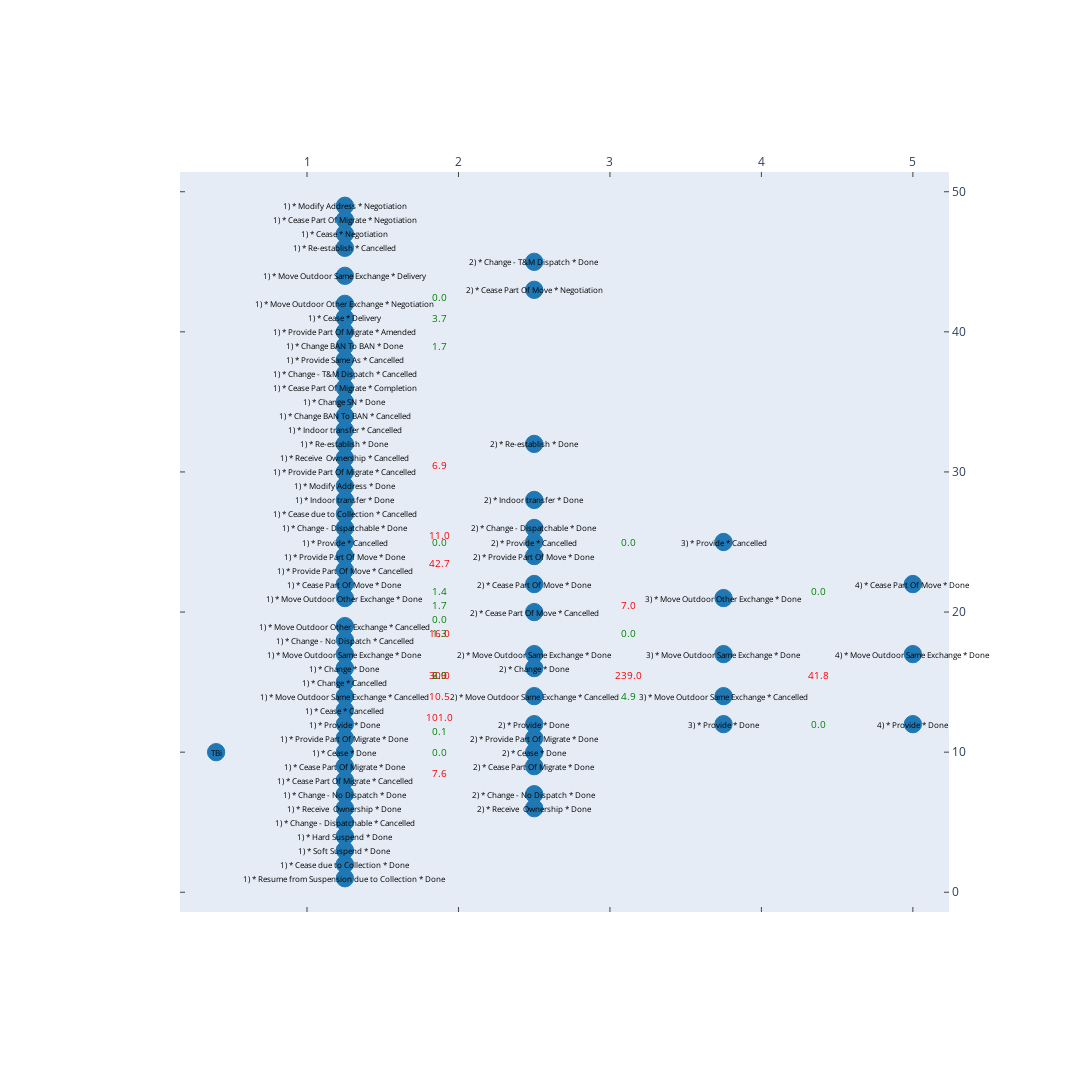

Source (notebook cell):
### Code cell
plotly_fig

### Figure 1 — Plotly figure (JSON) as saved in the notebook; plotly's stock layout.template omitted (floating-point values rounded to 4 significant figures)
{"data": [{"marker": {"color": "rgba(31,120,180,1.0)", "line": {"color": "rgba(31,120,180,1.0)", "width": 1}, "size": 17.32, "symbol": "circle"}, "mode": "markers", "type": "scatter", "x": [1.25, 1.25, 1.25, 1.25, 1.25, 1.25, 2.5, 1.25, 1.25, 1.25, 1.25, 1.25, 2.5, 1.25, 2.5, 2.5, 5, 1.25, 1.25, 2.5, 1.25, 1.25, 1.25, 2.5, 1.25, 2.5, 2.5, 1.25, 1.25, 1.25, 1.25, 2.5, 1.25, 1.25, 2.5, 1.25, 2.5, 2.5, 1.25, 3.75, 1.25, 2.5, 1.25, 3.75, 2.5, 5, 1.25, 1.25, 1.25, 1.25, 1.25, 2.5, 1.25, 1.25, 0.4, 1.25, 5, 1.25, 1.25, 1.25, 3.75, 2.5, 1.25, 1.25, 1.25, 1.25, 1.25, 3.75, 2.5, 1.25, 3.75, 1.25, 2.5], "xaxis": "x", "y": [33, 18, 42, 38, 21, 40, 10, 26, 12, 13, 15, 46, 43, 30, 25, 16, 22, 37, 6, 9, 10, 8, 49, 7, 4, 22, 20, 34, 24, 14, 28, 45, 7, 19, 17, 39, 26, 6, 29, 21, 22, 14, 36, 25, 11, 17, 35, 25, 48, 17, 47, 32, 44, 2, 10, 27, 12, 41, 5, 3, 12, 24, 31, 1, 16, 11, 32, 17, 12, 23, 14, 9, 28], "yaxis": "y"}], "layout": {"annotations": [{"align": "center", "font": {"color": "#000000", "size": 8}, "opacity": 1, "showarrow": false, "text": "1) * Move Outdoor Other Exchange * Cancelled", "x": 1.25, "xanchor": "center", "xref": "x", "y": 19, "yanchor": "middle", "yref": "y"}, {"align": "center", "font": {"color": "#000000", "size": 8}, "opacity": 1, "showarrow": false, "text": "1) * Change - No Dispatch * Cancelled", "x": 1.25, "xanchor": "center", "xref": "x", "y": 18, "yanchor": "middle", "yref": "y"}, {"align": "center", "font": {"color": "#000000", "size": 8}, "opacity": 1, "showarrow": false, "text": "1) * Move Outdoor Other Exchange * Negotiation", "x": 1.25, "xanchor": "center", "xref": "x", "y": 42, "yanchor": "middle", "yref": "y"}, {"align": "center", "font": {"color": "#000000", "size": 8}, "opacity": 1, "showarrow": false, "text": "1) * Provide Same As * Cancelled", "x": 1.25, "xanchor": "center", "xref": "x", "y": 38, "yanchor": "middle", "yref": "y"}, {"align": "center", "font": {"color": "#000000", "size": 8}, "opacity": 1, "showarrow": false, "text": "1) * Provide * Cancelled", "x": 1.25, "xanchor": "center", "xref": "x", "y": 25, "yanchor": "middle", "yref": "y"}, {"align": "center", "font": {"color": "#000000", "size": 8}, "opacity": 1, "showarrow": false, "text": "1) * Provide Part Of Migrate * Amended", "x": 1.25, "xanchor": "center", "xref": "x", "y": 40, "yanchor": "middle", "yref": "y"}, {"align": "center", "font": {"color": "#000000", "size": 8}, "opacity": 1, "showarrow": false, "text": "2) * Cease * Done", "x": 2.5, "xanchor": "center", "xref": "x", "y": 10, "yanchor": "middle", "yref": "y"}, {"align": "center", "font": {"color": "#000000", "size": 8}, "opacity": 1, "showarrow": false, "text": "1) * Change - Dispatchable * Done", "x": 1.25, "xanchor": "center", "xref": "x", "y": 26, "yanchor": "middle", "yref": "y"}, {"align": "center", "font": {"color": "#000000", "size": 8}, "opacity": 1, "showarrow": false, "text": "1) * Provide * Done", "x": 1.25, "xanchor": "center", "xref": "x", "y": 12, "yanchor": "middle", "yref": "y"}, {"align": "center", "font": {"color": "#000000", "size": 8}, "opacity": 1, "showarrow": false, "text": "1) * Cease * Cancelled", "x": 1.25, "xanchor": "center", "xref": "x", "y": 13, "yanchor": "middle", "yref": "y"}, {"align": "center", "font": {"color": "#000000", "size": 8}, "opacity": 1, "showarrow": false, "text": "1) * Change * Cancelled", "x": 1.25, "xanchor": "center", "xref": "x", "y": 15, "yanchor": "middle", "yref": "y"}, {"align": "center", "font": {"color": "#000000", "size": 8}, "opacity": 1, "showarrow": false, "text": "1) * Re-establish * Cancelled", "x": 1.25, "xanchor": "center", "xref": "x", "y": 46, "yanchor": "middle", "yref": "y"}, {"align": "center", "font": {"color": "#000000", "size": 8}, "opacity": 1, "showarrow": false, "text": "2) * Cease Part Of Move * Negotiation", "x": 2.5, "xanchor": "center", "xref": "x", "y": 43, "yanchor": "middle", "yref": "y"}, {"align": "center", "font": {"color": "#000000", "size": 8}, "opacity": 1, "showarrow": false, "text": "1) * Provide Part Of Migrate * Cancelled", "x": 1.25, "xanchor": "center", "xref": "x", "y": 30, "yanchor": "middle", "yref": "y"}, {"align": "center", "font": {"color": "#000000", "size": 8}, "opacity": 1, "showarrow": false, "text": "2) * Change * Done", "x": 2.5, "xanchor": "center", "xref": "x", "y": 16, "yanchor": "middle", "yref": "y"}, {"align": "center", "font": {"color": "#000000", "size": 8}, "opacity": 1, "showarrow": false, "text": "1) * Move Outdoor Same Exchange * Done", "x": 1.25, "xanchor": "center", "xref": "x", "y": 17, "yanchor": "middle", "yref": "y"}, {"align": "center", "font": {"color": "#000000", "size": 8}, "opacity": 1, "showarrow": false, "text": "1) * Cease Part Of Migrate * Completion", "x": 1.25, "xanchor": "center", "xref": "x", "y": 36, "yanchor": "middle", "yref": "y"}, {"align": "center", "font": {"color": "#000000", "size": 8}, "opacity": 1, "showarrow": false, "text": "1) * Receive  Ownership * Done", "x": 1.25, "xanchor": "center", "xref": "x", "y": 6, "yanchor": "middle", "yref": "y"}, {"align": "center", "font": {"color": "#000000", "size": 8}, "opacity": 1, "showarrow": false, "text": "2) * Cease Part Of Migrate * Done", "x": 2.5, "xanchor": "center", "xref": "x", "y": 9, "yanchor": "middle", "yref": "y"}, {"align": "center", "font": {"color": "#000000", "size": 8}, "opacity": 1, "showarrow": false, "text": "1) * Cease Part Of Migrate * Cancelled", "x": 1.25, "xanchor": "center", "xref": "x", "y": 8, "yanchor": "middle", "yref": "y"}, {"align": "center", "font": {"color": "#000000", "size": 8}, "opacity": 1, "showarrow": false, "text": "1) * Re-establish * Done", "x": 1.25, "xanchor": "center", "xref": "x", "y": 32, "yanchor": "middle", "yref": "y"}, {"align": "center", "font": {"color": "#000000", "size": 8}, "opacity": 1, "showarrow": false, "text": "2) * Change - No Dispatch * Done", "x": 2.5, "xanchor": "center", "xref": "x", "y": 7, "yanchor": "middle", "yref": "y"}, {"align": "center", "font": {"color": "#000000", "size": 8}, "opacity": 1, "showarrow": false, "text": "1) * Hard Suspend * Done", "x": 1.25, "xanchor": "center", "xref": "x", "y": 4, "yanchor": "middle", "yref": "y"}, {"align": "center", "font": {"color": "#000000", "size": 8}, "opacity": 1, "showarrow": false, "text": "2) * Cease Part Of Move * Done", "x": 2.5, "xanchor": "center", "xref": "x", "y": 22, "yanchor": "middle", "yref": "y"}, {"align": "center", "font": {"color": "#000000", "size": 8}, "opacity": 1, "showarrow": false, "text": "2) * Cease Part Of Move * Cancelled", "x": 2.5, "xanchor": "center", "xref": "x", "y": 20, "yanchor": "middle", "yref": "y"}, {"align": "center", "font": {"color": "#000000", "size": 8}, "opacity": 1, "showarrow": false, "text": "1) * Change BAN To BAN * Done", "x": 1.25, "xanchor": "center", "xref": "x", "y": 39, "yanchor": "middle", "yref": "y"}, {"align": "center", "font": {"color": "#000000", "size": 8}, "opacity": 1, "showarrow": false, "text": "1) * Provide Part Of Move * Done", "x": 1.25, "xanchor": "center", "xref": "x", "y": 24, "yanchor": "middle", "yref": "y"}, {"align": "center", "font": {"color": "#000000", "size": 8}, "opacity": 1, "showarrow": false, "text": "1) * Change * Done", "x": 1.25, "xanchor": "center", "xref": "x", "y": 16, "yanchor": "middle", "yref": "y"}, {"align": "center", "font": {"color": "#000000", "size": 8}, "opacity": 1, "showarrow": false, "text": "1) * Move Outdoor Same Exchange * Cancelled", "x": 1.25, "xanchor": "center", "xref": "x", "y": 14, "yanchor": "middle", "yref": "y"}, {"align": "center", "font": {"color": "#000000", "size": 8}, "opacity": 1, "showarrow": false, "text": "1) * Indoor transfer * Done", "x": 1.25, "xanchor": "center", "xref": "x", "y": 28, "yanchor": "middle", "yref": "y"}, {"align": "center", "font": {"color": "#000000", "size": 8}, "opacity": 1, "showarrow": false, "text": "2) * Change - T&M Dispatch * Done", "x": 2.5, "xanchor": "center", "xref": "x", "y": 45, "yanchor": "middle", "yref": "y"}, {"align": "center", "font": {"color": "#000000", "size": 8}, "opacity": 1, "showarrow": false, "text": "2) * Provide * Cancelled", "x": 2.5, "xanchor": "center", "xref": "x", "y": 25, "yanchor": "middle", "yref": "y"}, {"align": "center", "font": {"color": "#000000", "size": 8}, "opacity": 1, "showarrow": false, "text": "1) * Indoor transfer * Cancelled", "x": 1.25, "xanchor": "center", "xref": "x", "y": 33, "yanchor": "middle", "yref": "y"}, {"align": "center", "font": {"color": "#000000", "size": 8}, "opacity": 1, "showarrow": false, "text": "2) * Move Outdoor Same Exchange * Done", "x": 2.5, "xanchor": "center", "xref": "x", "y": 17, "yanchor": "middle", "yref": "y"}, {"align": "center", "font": {"color": "#000000", "size": 8}, "opacity": 1, "showarrow": false, "text": "1) * Cease due to Collection * Cancelled", "x": 1.25, "xanchor": "center", "xref": "x", "y": 27, "yanchor": "middle", "yref": "y"}, {"align": "center", "font": {"color": "#000000", "size": 8}, "opacity": 1, "showarrow": false, "text": "2) * Change - Dispatchable * Done", "x": 2.5, "xanchor": "center", "xref": "x", "y": 26, "yanchor": "middle", "yref": "y"}, {"align": "center", "font": {"color": "#000000", "size": 8}, "opacity": 1, "showarrow": false, "text": "2) * Receive  Ownership * Done", "x": 2.5, "xanchor": "center", "xref": "x", "y": 6, "yanchor": "middle", "yref": "y"}, {"align": "center", "font": {"color": "#000000", "size": 8}, "opacity": 1, "showarrow": false, "text": "1) * Cease Part Of Move * Done", "x": 1.25, "xanchor": "center", "xref": "x", "y": 22, "yanchor": "middle", "yref": "y"}, {"align": "center", "font": {"color": "#000000", "size": 8}, "opacity": 1, "showarrow": false, "text": "3) * Move Outdoor Other Exchange * Done", "x": 3.75, "xanchor": "center", "xref": "x", "y": 21, "yanchor": "middle", "yref": "y"}, {"align": "center", "font": {"color": "#000000", "size": 8}, "opacity": 1, "showarrow": false, "text": "1) * Modify Address * Done", "x": 1.25, "xanchor": "center", "xref": "x", "y": 29, "yanchor": "middle", "yref": "y"}, {"align": "center", "font": {"color": "#000000", "size": 8}, "opacity": 1, "showarrow": false, "text": "2) * Move Outdoor Same Exchange * Cancelled", "x": 2.5, "xanchor": "center", "xref": "x", "y": 14, "yanchor": "middle", "yref": "y"}, {"align": "center", "font": {"color": "#000000", "size": 8}, "opacity": 1, "showarrow": false, "text": "1) * Change BAN To BAN * Cancelled", "x": 1.25, "xanchor": "center", "xref": "x", "y": 34, "yanchor": "middle", "yref": "y"}, {"align": "center", "font": {"color": "#000000", "size": 8}, "opacity": 1, "showarrow": false, "text": "3) * Provide * Cancelled", "x": 3.75, "xanchor": "center", "xref": "x", "y": 25, "yanchor": "middle", "yref": "y"}, {"align": "center", "font": {"color": "#000000", "size": 8}, "opacity": 1, "showarrow": false, "text": "2) * Provide Part Of Migrate * Done", "x": 2.5, "xanchor": "center", "xref": "x", "y": 11, "yanchor": "middle", "yref": "y"}, {"align": "center", "font": {"color": "#000000", "size": 8}, "opacity": 1, "showarrow": false, "text": "4) * Move Outdoor Same Exchange * Done", "x": 5, "xanchor": "center", "xref": "x", "y": 17, "yanchor": "middle", "yref": "y"}, {"align": "center", "font": {"color": "#000000", "size": 8}, "opacity": 1, "showarrow": false, "text": "1) * Change SN * Done", "x": 1.25, "xanchor": "center", "xref": "x", "y": 35, "yanchor": "middle", "yref": "y"}, {"align": "center", "font": {"color": "#000000", "size": 8}, "opacity": 1, "showarrow": false, "text": "1) * Move Outdoor Other Exchange * Done", "x": 1.25, "xanchor": "center", "xref": "x", "y": 21, "yanchor": "middle", "yref": "y"}, {"align": "center", "font": {"color": "#000000", "size": 8}, "opacity": 1, "showarrow": false, "text": "1) * Cease Part Of Migrate * Negotiation", "x": 1.25, "xanchor": "center", "xref": "x", "y": 48, "yanchor": "middle", "yref": "y"}, {"align": "center", "font": {"color": "#000000", "size": 8}, "opacity": 1, "showarrow": false, "text": "1) * Change - T&M Dispatch * Cancelled", "x": 1.25, "xanchor": "center", "xref": "x", "y": 37, "yanchor": "middle", "yref": "y"}, {"align": "center", "font": {"color": "#000000", "size": 8}, "opacity": 1, "showarrow": false, "text": "1) * Cease * Negotiation", "x": 1.25, "xanchor": "center", "xref": "x", "y": 47, "yanchor": "middle", "yref": "y"}, {"align": "center", "font": {"color": "#000000", "size": 8}, "opacity": 1, "showarrow": false, "text": "2) * Re-establish * Done", "x": 2.5, "xanchor": "center", "xref": "x", "y": 32, "yanchor": "middle", "yref": "y"}, {"align": "center", "font": {"color": "#000000", "size": 8}, "opacity": 1, "showarrow": false, "text": "1) * Move Outdoor Same Exchange * Delivery", "x": 1.25, "xanchor": "center", "xref": "x", "y": 44, "yanchor": "middle", "yref": "y"}, {"align": "center", "font": {"color": "#000000", "size": 8}, "opacity": 1, "showarrow": false, "text": "1) * Cease due to Collection * Done", "x": 1.25, "xanchor": "center", "xref": "x", "y": 2, "yanchor": "middle", "yref": "y"}, {"align": "center", "font": {"color": "#000000", "size": 8}, "opacity": 1, "showarrow": false, "text": "TBi", "x": 0.4, "xanchor": "center", "xref": "x", "y": 10, "yanchor": "middle", "yref": "y"}, {"align": "center", "font": {"color": "#000000", "size": 8}, "opacity": 1, "showarrow": false, "text": "1) * Cease * Done", "x": 1.25, "xanchor": "center", "xref": "x", "y": 10, "yanchor": "middle", "yref": "y"}, {"align": "center", "font": {"color": "#000000", "size": 8}, "opacity": 1, "showarrow": false, "text": "4) * Provide * Done", "x": 5, "xanchor": "center", "xref": "x", "y": 12, "yanchor": "middle", "yref": "y"}, {"align": "center", "font": {"color": "#000000", "size": 8}, "opacity": 1, "showarrow": false, "text": "1) * Cease * Delivery", "x": 1.25, "xanchor": "center", "xref": "x", "y": 41, "yanchor": "middle", "yref": "y"}, {"align": "center", "font": {"color": "#000000", "size": 8}, "opacity": 1, "showarrow": false, "text": "1) * Change - Dispatchable * Cancelled", "x": 1.25, "xanchor": "center", "xref": "x", "y": 5, "yanchor": "middle", "yref": "y"}, {"align": "center", "font": {"color": "#000000", "size": 8}, "opacity": 1, "showarrow": false, "text": "4) * Cease Part Of Move * Done", "x": 5, "xanchor": "center", "xref": "x", "y": 22, "yanchor": "middle", "yref": "y"}, {"align": "center", "font": {"color": "#000000", "size": 8}, "opacity": 1, "showarrow": false, "text": "2) * Provide Part Of Move * Done", "x": 2.5, "xanchor": "center", "xref": "x", "y": 24, "yanchor": "middle", "yref": "y"}, {"align": "center", "font": {"color": "#000000", "size": 8}, "opacity": 1, "showarrow": false, "text": "1) * Receive  Ownership * Cancelled", "x": 1.25, "xanchor": "center", "xref": "x", "y": 31, "yanchor": "middle", "yref": "y"}, {"align": "center", "font": {"color": "#000000", "size": 8}, "opacity": 1, "showarrow": false, "text": "1) * Resume from Suspension due to Collection * Done", "x": 1.25, "xanchor": "center", "xref": "x", "y": 1, "yanchor": "middle", "yref": "y"}, {"align": "center", "font": {"color": "#000000", "size": 8}, "opacity": 1, "showarrow": false, "text": "1) * Change - No Dispatch * Done", "x": 1.25, "xanchor": "center", "xref": "x", "y": 7, "yanchor": "middle", "yref": "y"}, {"align": "center", "font": {"color": "#000000", "size": 8}, "opacity": 1, "showarrow": false, "text": "1) * Provide Part Of Migrate * Done", "x": 1.25, "xanchor": "center", "xref": "x", "y": 11, "yanchor": "middle", "yref": "y"}, {"align": "center", "font": {"color": "#000000", "size": 8}, "opacity": 1, "showarrow": false, "text": "1) * Modify Address * Negotiation", "x": 1.25, "xanchor": "center", "xref": "x", "y": 49, "yanchor": "middle", "yref": "y"}, {"align": "center", "font": {"color": "#000000", "size": 8}, "opacity": 1, "showarrow": false, "text": "3) * Move Outdoor Same Exchange * Done", "x": 3.75, "xanchor": "center", "xref": "x", "y": 17, "yanchor": "middle", "yref": "y"}, {"align": "center", "font": {"color": "#000000", "size": 8}, "opacity": 1, "showarrow": false, "text": "2) * Provide * Done", "x": 2.5, "xanchor": "center", "xref": "x", "y": 12, "yanchor": "middle", "yref": "y"}, {"align": "center", "font": {"color": "#000000", "size": 8}, "opacity": 1, "showarrow": false, "text": "1) * Soft Suspend * Done", "x": 1.25, "xanchor": "center", "xref": "x", "y": 3, "yanchor": "middle", "yref": "y"}, {"align": "center", "font": {"color": "#000000", "size": 8}, "opacity": 1, "showarrow": false, "text": "2) * Indoor transfer * Done", "x": 2.5, "xanchor": "center", "xref": "x", "y": 28, "yanchor": "middle", "yref": "y"}, {"align": "center", "font": {"color": "#000000", "size": 8}, "opacity": 1, "showarrow": false, "text": "1) * Provide Part Of Move * Cancelled", "x": 1.25, "xanchor": "center", "xref": "x", "y": 23, "yanchor": "middle", "yref": "y"}, {"align": "center", "font": {"color": "#000000", "size": 8}, "opacity": 1, "showarrow": false, "text": "3) * Move Outdoor Same Exchange * Cancelled", "x": 3.75, "xanchor": "center", "xref": "x", "y": 14, "yanchor": "middle", "yref": "y"}, {"align": "center", "font": {"color": "#000000", "size": 8}, "opacity": 1, "showarrow": false, "text": "1) * Cease Part Of Migrate * Done", "x": 1.25, "xanchor": "center", "xref": "x", "y": 9, "yanchor": "middle", "yref": "y"}, {"align": "center", "font": {"color": "#000000", "size": 8}, "opacity": 1, "showarrow": false, "text": "3) * Provide * Done", "x": 3.75, "xanchor": "center", "xref": "x", "y": 12, "yanchor": "middle", "yref": "y"}, {"align": "center", "font": {"color": "#FF0000", "size": 10}, "opacity": 1, "showarrow": false, "text": "6.9", "x": 1.875, "xanchor": "center", "xref": "x", "y": 30.5, "yanchor": "middle", "yref": "y"}, {"align": "center", "font": {"color": "#FF0000", "size": 10}, "opacity": 1, "showarrow": false, "text": "101.0", "x": 1.875, "xanchor": "center", "xref": "x", "y": 12.5, "yanchor": "middle", "yref": "y"}, {"align": "center", "font": {"color": "#008000", "size": 10}, "opacity": 1, "showarrow": false, "text": "0.0", "x": 1.875, "xanchor": "center", "xref": "x", "y": 42.5, "yanchor": "middle", "yref": "y"}, {"align": "center", "font": {"color": "#008000", "size": 10}, "opacity": 1, "showarrow": false, "text": "1.4", "x": 1.875, "xanchor": "center", "xref": "x", "y": 21.5, "yanchor": "middle", "yref": "y"}, {"align": "center", "font": {"color": "#FF0000", "size": 10}, "opacity": 1, "showarrow": false, "text": "11.0", "x": 1.875, "xanchor": "center", "xref": "x", "y": 25.5, "yanchor": "middle", "yref": "y"}, {"align": "center", "font": {"color": "#008000", "size": 10}, "opacity": 1, "showarrow": false, "text": "0.1", "x": 1.875, "xanchor": "center", "xref": "x", "y": 11.5, "yanchor": "middle", "yref": "y"}, {"align": "center", "font": {"color": "#FF0000", "size": 10}, "opacity": 1, "showarrow": false, "text": "6.0", "x": 1.875, "xanchor": "center", "xref": "x", "y": 15.5, "yanchor": "middle", "yref": "y"}, {"align": "center", "font": {"color": "#008000", "size": 10}, "opacity": 1, "showarrow": false, "text": "1.7", "x": 1.875, "xanchor": "center", "xref": "x", "y": 39, "yanchor": "middle", "yref": "y"}, {"align": "center", "font": {"color": "#008000", "size": 10}, "opacity": 1, "showarrow": false, "text": "1.7", "x": 1.875, "xanchor": "center", "xref": "x", "y": 20.5, "yanchor": "middle", "yref": "y"}, {"align": "center", "font": {"color": "#008000", "size": 10}, "opacity": 1, "showarrow": false, "text": "0.0", "x": 3.125, "xanchor": "center", "xref": "x", "y": 25, "yanchor": "middle", "yref": "y"}, {"align": "center", "font": {"color": "#008000", "size": 10}, "opacity": 1, "showarrow": false, "text": "0.0", "x": 3.125, "xanchor": "center", "xref": "x", "y": 18.5, "yanchor": "middle", "yref": "y"}, {"align": "center", "font": {"color": "#008000", "size": 10}, "opacity": 1, "showarrow": false, "text": "0.0", "x": 1.875, "xanchor": "center", "xref": "x", "y": 25, "yanchor": "middle", "yref": "y"}, {"align": "center", "font": {"color": "#008000", "size": 10}, "opacity": 1, "showarrow": false, "text": "0.0", "x": 4.375, "xanchor": "center", "xref": "x", "y": 21.5, "yanchor": "middle", "yref": "y"}, {"align": "center", "font": {"color": "#008000", "size": 10}, "opacity": 1, "showarrow": false, "text": "3.7", "x": 1.875, "xanchor": "center", "xref": "x", "y": 41, "yanchor": "middle", "yref": "y"}, {"align": "center", "font": {"color": "#FF0000", "size": 10}, "opacity": 1, "showarrow": false, "text": "7.6", "x": 1.875, "xanchor": "center", "xref": "x", "y": 8.5, "yanchor": "middle", "yref": "y"}, {"align": "center", "font": {"color": "#008000", "size": 10}, "opacity": 1, "showarrow": false, "text": "0.0", "x": 1.875, "xanchor": "center", "xref": "x", "y": 19.5, "yanchor": "middle", "yref": "y"}, {"align": "center", "font": {"color": "#FF0000", "size": 10}, "opacity": 1, "showarrow": false, "text": "7.0", "x": 3.125, "xanchor": "center", "xref": "x", "y": 20.5, "yanchor": "middle", "yref": "y"}, {"align": "center", "font": {"color": "#FF0000", "size": 10}, "opacity": 1, "showarrow": false, "text": "10.5", "x": 1.875, "xanchor": "center", "xref": "x", "y": 14, "yanchor": "middle", "yref": "y"}, {"align": "center", "font": {"color": "#FF0000", "size": 10}, "opacity": 1, "showarrow": false, "text": "30.0", "x": 1.875, "xanchor": "center", "xref": "x", "y": 15.5, "yanchor": "middle", "yref": "y"}, {"align": "center", "font": {"color": "#008000", "size": 10}, "opacity": 1, "showarrow": false, "text": "2.9", "x": 1.875, "xanchor": "center", "xref": "x", "y": 15.5, "yanchor": "middle", "yref": "y"}, {"align": "center", "font": {"color": "#FF0000", "size": 10}, "opacity": 1, "showarrow": false, "text": "16.0", "x": 1.875, "xanchor": "center", "xref": "x", "y": 18.5, "yanchor": "middle", "yref": "y"}, {"align": "center", "font": {"color": "#008000", "size": 10}, "opacity": 1, "showarrow": false, "text": "4.9", "x": 3.125, "xanchor": "center", "xref": "x", "y": 14, "yanchor": "middle", "yref": "y"}, {"align": "center", "font": {"color": "#FF0000", "size": 10}, "opacity": 1, "showarrow": false, "text": "239.0", "x": 3.125, "xanchor": "center", "xref": "x", "y": 15.5, "yanchor": "middle", "yref": "y"}, {"align": "center", "font": {"color": "#008000", "size": 10}, "opacity": 1, "showarrow": false, "text": "0.0", "x": 1.875, "xanchor": "center", "xref": "x", "y": 10, "yanchor": "middle", "yref": "y"}, {"align": "center", "font": {"color": "#FF0000", "size": 10}, "opacity": 1, "showarrow": false, "text": "41.8", "x": 4.375, "xanchor": "center", "xref": "x", "y": 15.5, "yanchor": "middle", "yref": "y"}, {"align": "center", "font": {"color": "#008000", "size": 10}, "opacity": 1, "showarrow": false, "text": "1.3", "x": 1.875, "xanchor": "center", "xref": "x", "y": 18.5, "yanchor": "middle", "yref": "y"}, {"align": "center", "font": {"color": "#008000", "size": 10}, "opacity": 1, "showarrow": false, "text": "0.0", "x": 4.375, "xanchor": "center", "xref": "x", "y": 12, "yanchor": "middle", "yref": "y"}, {"align": "center", "font": {"color": "#FF0000", "size": 10}, "opacity": 1, "showarrow": false, "text": "42.7", "x": 1.875, "xanchor": "center", "xref": "x", "y": 23.5, "yanchor": "middle", "yref": "y"}], "autosize": false, "height": 1440, "hovermode": "closest", "margin": {"b": 180, "l": 180, "pad": 0, "r": 143, "t": 172}, "showlegend": false, "width": 1440, "xaxis": {"anchor": "y", "domain": [0, 1], "mirror": "ticks", "nticks": 7, "range": [0.1615, 5.239], "showgrid": false, "showline": true, "side": "top", "ticks": "inside", "type": "linear", "zeroline": false}, "yaxis": {"anchor": "x", "domain": [0, 1], "mirror": "ticks", "nticks": 8, "range": [-1.409, 51.41], "showgrid": false, "showline": true, "side": "right", "ticks": "inside", "type": "linear", "zeroline": false}}}
